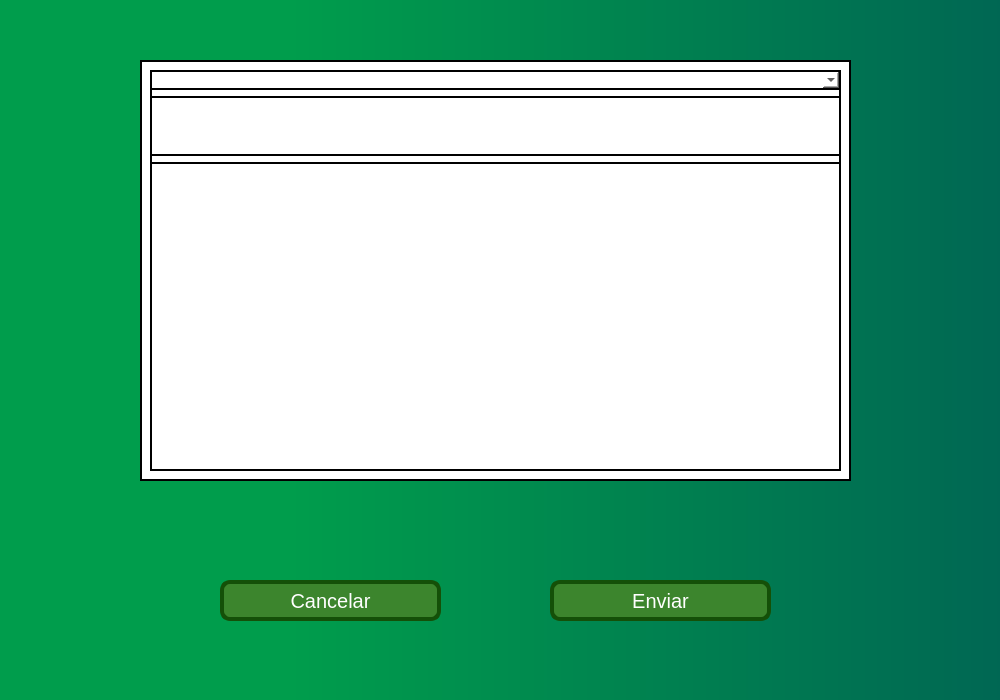
<?xml version="1.0" encoding="UTF-8"?>
<ui version="4.0">
 <class>MainWindow</class>
 <widget class="QMainWindow" name="MainWindow">
  <property name="enabled">
   <bool>true</bool>
  </property>
  <property name="geometry">
   <rect>
    <x>0</x>
    <y>0</y>
    <width>1000</width>
    <height>700</height>
   </rect>
  </property>
  <property name="sizePolicy">
   <sizepolicy hsizetype="Ignored" vsizetype="Ignored">
    <horstretch>0</horstretch>
    <verstretch>0</verstretch>
   </sizepolicy>
  </property>
  <property name="minimumSize">
   <size>
    <width>1000</width>
    <height>700</height>
   </size>
  </property>
  <property name="maximumSize">
   <size>
    <width>1000</width>
    <height>700</height>
   </size>
  </property>
  <property name="baseSize">
   <size>
    <width>730</width>
    <height>450</height>
   </size>
  </property>
  <property name="windowTitle">
   <string>MainWindow</string>
  </property>
  <property name="styleSheet">
   <string notr="true">background-color: qlineargradient(spread:pad, x1:0, y1:0, x2:1, y2:0, stop:0 rgba(0, 0, 0, 255), stop:1 rgba(255, 255, 255, 255));
background-color: qlineargradient(spread:pad, x1:0, y1:0, x2:1, y2:0, stop:0 rgba(0, 103, 83, 255), stop:0.930348 rgba(0, 157, 76, 255));
background-color: qlineargradient(spread:pad, x1:0, y1:0, x2:1, y2:0, stop:0.288557 rgba(0, 157, 76, 255), stop:1 rgba(0, 103, 83, 255));</string>
  </property>
  <widget class="QWidget" name="centralwidget">
   <widget class="QPushButton" name="send_btn">
    <property name="geometry">
     <rect>
      <x>550</x>
      <y>580</y>
      <width>221</width>
      <height>41</height>
     </rect>
    </property>
    <property name="maximumSize">
     <size>
      <width>16777215</width>
      <height>16777215</height>
     </size>
    </property>
    <property name="cursor">
     <cursorShape>PointingHandCursor</cursorShape>
    </property>
    <property name="styleSheet">
     <string notr="true">border: 4px solid #145008  ; border-radius: 10px; font-size: 20px; background-color:     #3c852d  ; color: white;
</string>
    </property>
    <property name="text">
     <string>Enviar</string>
    </property>
   </widget>
   <widget class="QPushButton" name="cancel_btn">
    <property name="geometry">
     <rect>
      <x>220</x>
      <y>580</y>
      <width>221</width>
      <height>41</height>
     </rect>
    </property>
    <property name="maximumSize">
     <size>
      <width>16777215</width>
      <height>16777215</height>
     </size>
    </property>
    <property name="cursor">
     <cursorShape>OpenHandCursor</cursorShape>
    </property>
    <property name="styleSheet">
     <string notr="true">border: 4px solid #145008  ; border-radius: 10px; font-size: 20px; background-color:     #3c852d  ; color: white;</string>
    </property>
    <property name="text">
     <string>Cancelar</string>
    </property>
   </widget>
   <widget class="QWidget" name="widget" native="true">
    <property name="geometry">
     <rect>
      <x>140</x>
      <y>60</y>
      <width>711</width>
      <height>421</height>
     </rect>
    </property>
    <property name="maximumSize">
     <size>
      <width>16777215</width>
      <height>16777215</height>
     </size>
    </property>
    <property name="styleSheet">
     <string notr="true">background-color: #ffffff;
border: 2px solid #000000;</string>
    </property>
    <widget class="QWidget" name="layoutWidget">
     <property name="geometry">
      <rect>
       <x>10</x>
       <y>10</y>
       <width>691</width>
       <height>401</height>
      </rect>
     </property>
     <property name="maximumSize">
      <size>
       <width>16777215</width>
       <height>16777215</height>
      </size>
     </property>
     <layout class="QHBoxLayout" name="horizontalLayout">
      <item>
       <layout class="QVBoxLayout" name="verticalLayout">
        <item>
         <widget class="QComboBox" name="comboBox"/>
        </item>
        <item>
         <widget class="QLineEdit" name="title_edit">
          <property name="sizePolicy">
           <sizepolicy hsizetype="Ignored" vsizetype="Ignored">
            <horstretch>0</horstretch>
            <verstretch>0</verstretch>
           </sizepolicy>
          </property>
          <property name="maximumSize">
           <size>
            <width>16777215</width>
            <height>60</height>
           </size>
          </property>
         </widget>
        </item>
        <item>
         <widget class="QPlainTextEdit" name="body_edit">
          <property name="sizePolicy">
           <sizepolicy hsizetype="Ignored" vsizetype="Ignored">
            <horstretch>0</horstretch>
            <verstretch>0</verstretch>
           </sizepolicy>
          </property>
          <property name="maximumSize">
           <size>
            <width>16777215</width>
            <height>1000000</height>
           </size>
          </property>
         </widget>
        </item>
       </layout>
      </item>
     </layout>
    </widget>
   </widget>
   <zorder>cancel_btn</zorder>
   <zorder>send_btn</zorder>
   <zorder>widget</zorder>
  </widget>
 </widget>
 <resources/>
 <connections/>
</ui>
